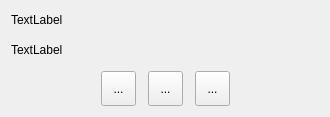
<?xml version="1.0" encoding="UTF-8"?>
<ui version="4.0">
 <class>MediaFlyout</class>
 <widget class="QWidget" name="MediaFlyout">
  <property name="geometry">
   <rect>
    <x>0</x>
    <y>0</y>
    <width>330</width>
    <height>117</height>
   </rect>
  </property>
  <property name="windowTitle">
   <string>Form</string>
  </property>
  <layout class="QGridLayout" name="gridLayout">
   <property name="spacing">
    <number>12</number>
   </property>
   <item row="2" column="3">
    <widget class="QToolButton" name="next">
     <property name="minimumSize">
      <size>
       <width>35</width>
       <height>35</height>
      </size>
     </property>
     <property name="maximumSize">
      <size>
       <width>35</width>
       <height>35</height>
      </size>
     </property>
     <property name="text">
      <string>...</string>
     </property>
    </widget>
   </item>
   <item row="2" column="0">
    <spacer name="horizontalSpacer">
     <property name="orientation">
      <enum>Qt::Orientation::Horizontal</enum>
     </property>
     <property name="sizeHint" stdset="0">
      <size>
       <width>40</width>
       <height>20</height>
      </size>
     </property>
    </spacer>
   </item>
   <item row="2" column="2">
    <widget class="QToolButton" name="pause">
     <property name="minimumSize">
      <size>
       <width>35</width>
       <height>35</height>
      </size>
     </property>
     <property name="maximumSize">
      <size>
       <width>35</width>
       <height>35</height>
      </size>
     </property>
     <property name="text">
      <string>...</string>
     </property>
    </widget>
   </item>
   <item row="2" column="1">
    <widget class="QToolButton" name="prev">
     <property name="minimumSize">
      <size>
       <width>35</width>
       <height>35</height>
      </size>
     </property>
     <property name="maximumSize">
      <size>
       <width>35</width>
       <height>35</height>
      </size>
     </property>
     <property name="text">
      <string>...</string>
     </property>
    </widget>
   </item>
   <item row="2" column="4">
    <spacer name="horizontalSpacer_2">
     <property name="orientation">
      <enum>Qt::Orientation::Horizontal</enum>
     </property>
     <property name="sizeHint" stdset="0">
      <size>
       <width>40</width>
       <height>20</height>
      </size>
     </property>
    </spacer>
   </item>
   <item row="1" column="0" colspan="5">
    <widget class="QLabel" name="artist">
     <property name="text">
      <string>TextLabel</string>
     </property>
    </widget>
   </item>
   <item row="0" column="0" colspan="5">
    <widget class="QLabel" name="title">
     <property name="text">
      <string>TextLabel</string>
     </property>
    </widget>
   </item>
  </layout>
 </widget>
 <resources/>
 <connections/>
</ui>
